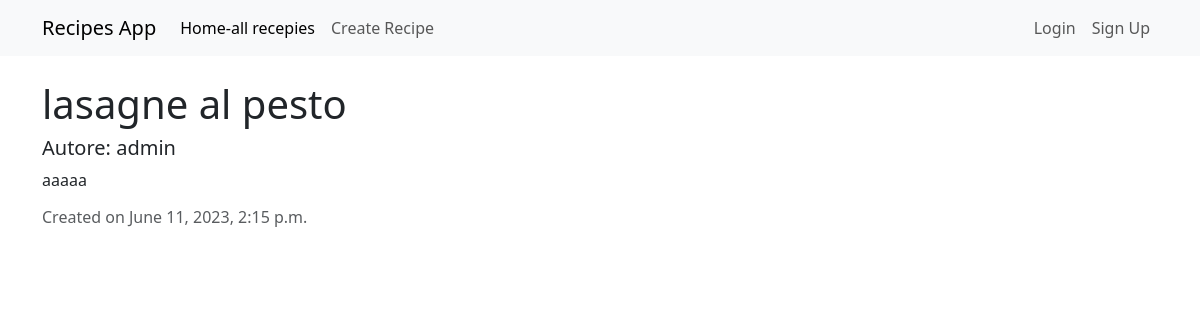
The app's page /recipe/7/, older data.
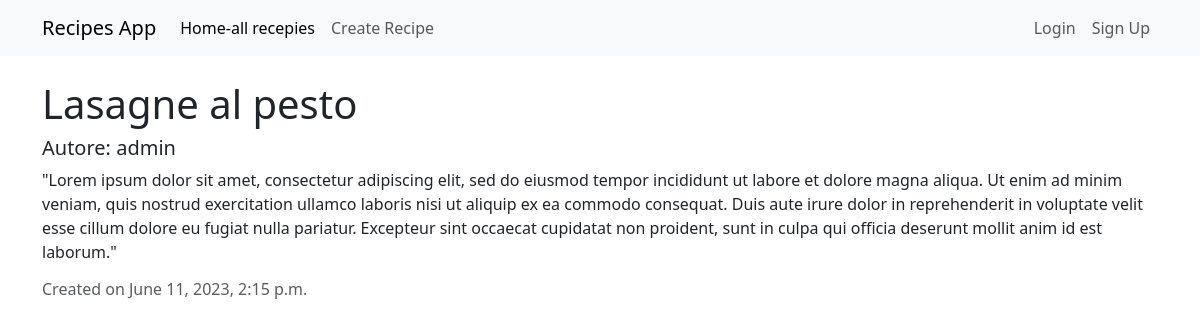
The same page, newer data.
### recipes/models.py (models this page shows, shortened)
class Recipe(models.Model):
    title = models.CharField(max_length=100)
    description = models.TextField()
    category = models.ForeignKey('categories.Category', on_delete=models.CASCADE, null=True)
    created_at = models.DateTimeField(auto_now_add=True)
    author = models.ForeignKey(User, on_delete=models.CASCADE)
    favorite = models.ManyToManyField(User, related_name='favorite', blank=True)

### recipes/views.py (the view)
# urls.py: path('recipe/<int:pk>/', views.RecipeDetailView.as_view(), name="recipes-detail"),
class RecipeDetailView(DetailView):
    model = models.Recipe

### recipes/templates/recipes/recipe_detail.html (shortened to what this page needs)
{% extends 'recipes/base.html' %}
{% block content %}
        <h1 class="card-title mt-4">{{object.title}}</h1>
        <h5 class="mt-2">Autore: {{ object.author }}</h5>
        <p class="card-text">{{ recipe.description }}</p>
        <h6 class="card-subtitle mb-2 text-muted">Created on {{object.created_at}}</h6>
{% endblock content %}

Row changes from the older to the newer data that the page shows:
changed Recipe "admin": title "lasagne al pesto" → "Lasagne al pesto"; description "aaaaa" → "\"Lorem ipsum dolor sit amet, consectetur adipiscing elit, sed do eiusmod tempor incididunt ut labore et dolore magna aliqua. Ut enim ad minim veniam, quis nostrud exercitation ullamco laboris nisi ut aliquip ex ea commodo consequat. Duis aute irure dolor in reprehenderit in voluptate velit esse cillum dolore eu fugiat nulla pariatur. Excepteur sint occaecat cupidatat non proident, sunt in culpa qui officia deserunt mollit anim id est laborum.\""
